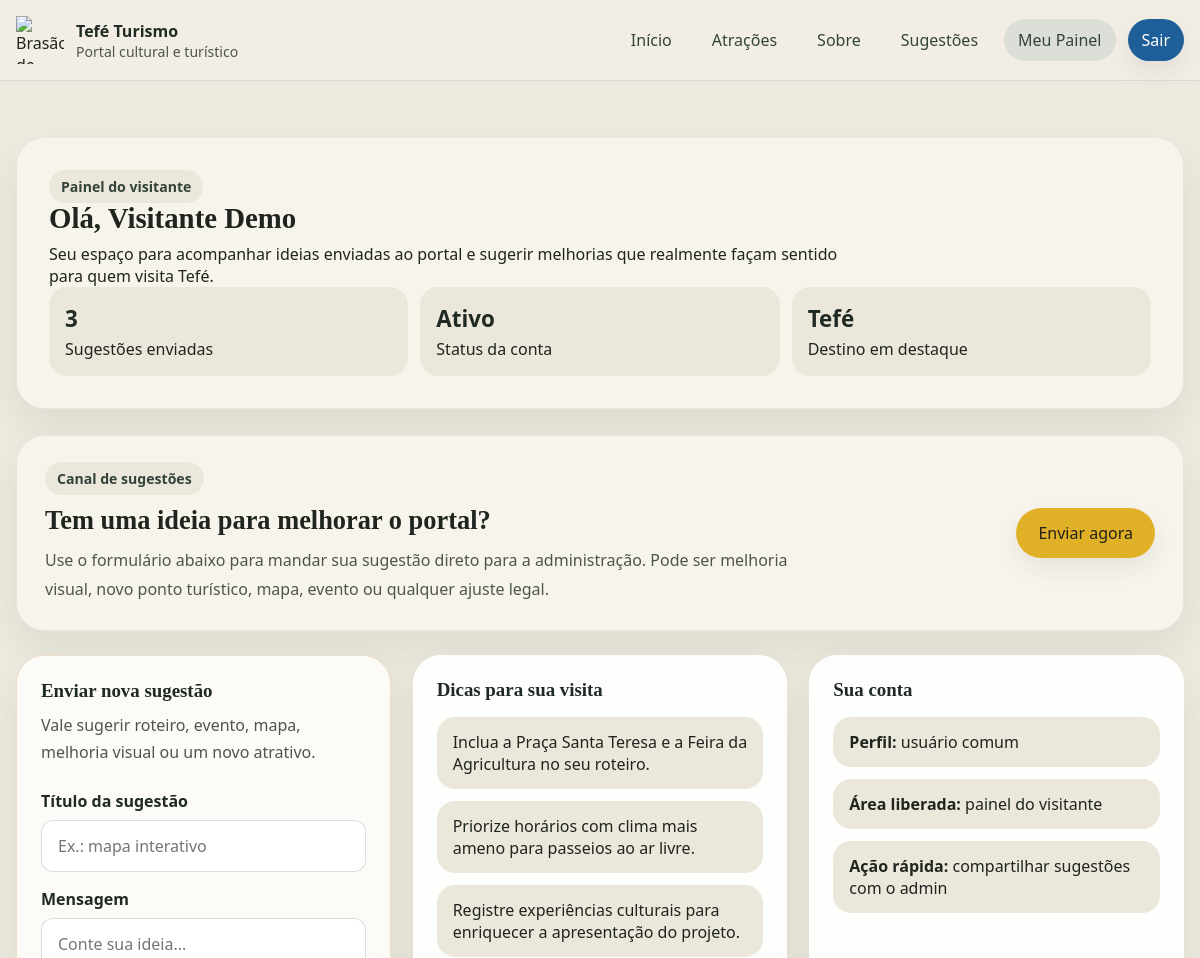
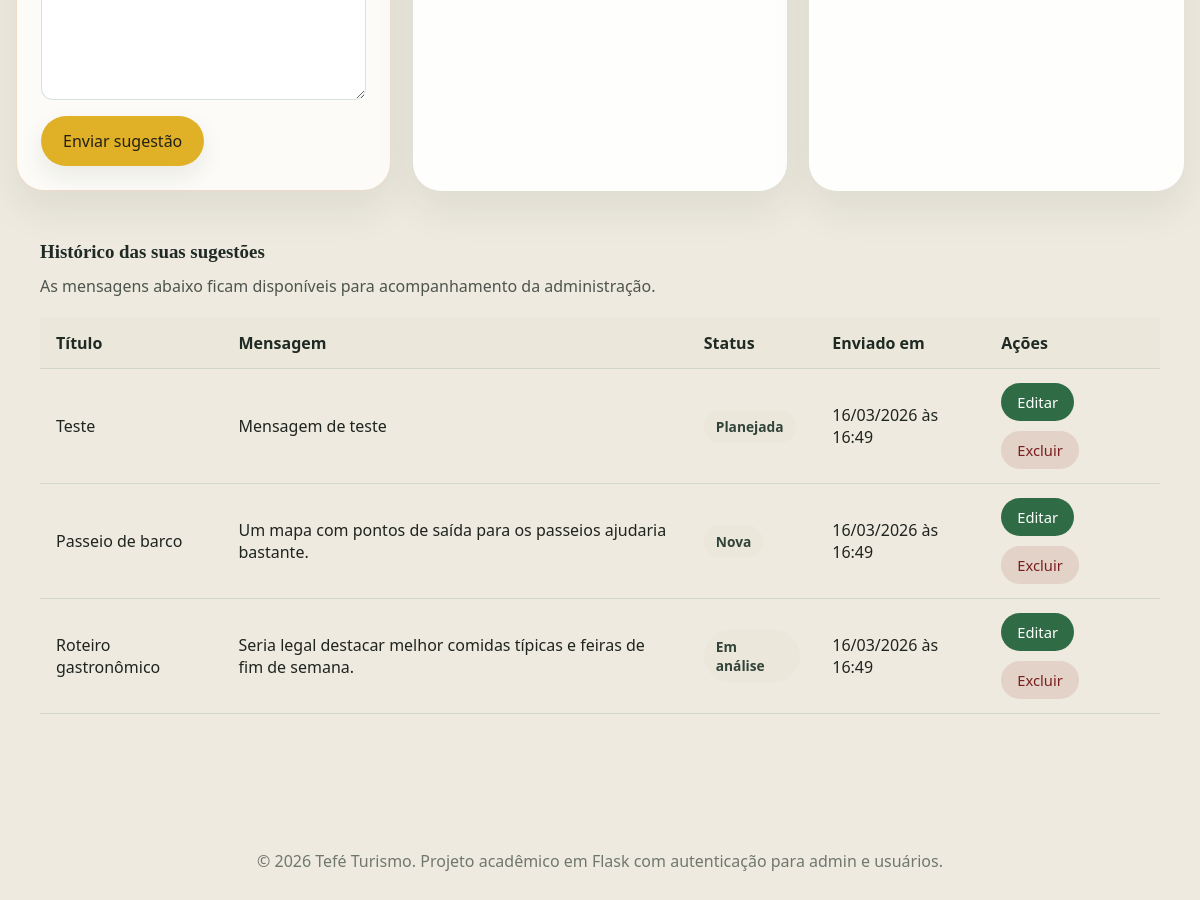
The app's page /painel (signed in) with its own data (2 pictures, top to bottom).
### tables this page shows
CREATE TABLE suggestions (
            id INTEGER PRIMARY KEY AUTOINCREMENT,
            user_id INTEGER NOT NULL,
            title TEXT NOT NULL,
            message TEXT NOT NULL,
            status TEXT NOT NULL DEFAULT 'Nova',
            created_at TIMESTAMP DEFAULT CURRENT_TIMESTAMP,
            FOREIGN KEY (user_id) REFERENCES users (id)
        );

### app.py (the view, shortened to what this page needs)
@app.route("/painel", methods=["GET", "POST"])
@login_required
@role_required("user")
def user_dashboard():
    db = get_db()
    edit_id = request.args.get("edit", type=int)
    suggestions = db.execute(
        """
        SELECT id, title, message, status, created_at
        FROM suggestions
        WHERE user_id = ?
        ORDER BY created_at DESC, id DESC
        """,
        (session["user_id"],),
    ).fetchall()
    suggestion_in_edit = None
    return render_template(
        "dashboard_user.html",
        suggestions=suggestions,
        suggestion_in_edit=suggestion_in_edit,
    )

### app.py (called while the page is built, shortened)
def get_db() -> sqlite3.Connection:
    if "db" not in g:
        g.db = sqlite3.connect(DATABASE)
        g.db.row_factory = sqlite3.Row
    return g.db

def parse_datetime(value: str | None) -> datetime | None:
    if not value:
        return None
    for fmt in ("%Y-%m-%d %H:%M:%S", "%Y-%m-%d"):
        try:
            return datetime.strptime(value, fmt)
        except ValueError:
            continue
    return None

def format_datetime(value: str | None) -> str:
    parsed = parse_datetime(value)
    if not parsed:
        return "-"
    return parsed.strftime("%d/%m/%Y às %H:%M")

@app.template_filter("datetime_br")
def datetime_br(value: str | None) -> str:
    return format_datetime(value)

def login_required(view):
    @wraps(view)
    def wrapped_view(*args, **kwargs):
        if not session.get("user_id"):
            flash("Faça login para acessar essa área.", "error")
            return redirect(url_for("login"))
        return view(*args, **kwargs)
    return wrapped_view

def role_required(role: str):
    def decorator(view):
        @wraps(view)
        def wrapped_view(*args, **kwargs):
            return view(*args, **kwargs)
        return wrapped_view
    return decorator

@app.context_processor
def inject_user():
    return {
        "current_user": {
            "id": session.get("user_id"),
            "name": session.get("name"),
            "role": session.get("role"),
        }
    }

### templates/dashboard_user.html (shortened to what this page needs)
{% extends "base.html" %}
{% block content %}
<main class="page-content dashboard-layout">
    <section class="dashboard-banner">
        <span class="badge">Painel do visitante</span>
        <h1>Olá, {{ current_user.name }}</h1>
        <p>
            Seu espaço para acompanhar ideias enviadas ao portal e sugerir melhorias que realmente
            façam sentido para quem visita Tefé.
        </p>
        <div class="quick-stats">
            <div>
                <strong>{{ suggestions|length }}</strong>
                <span>Sugestões enviadas</span>
            </div>
            <div>
                <strong>Ativo</strong>
                <span>Status da conta</span>
            </div>
            <div>
                <strong>Tefé</strong>
                <span>Destino em destaque</span>
            </div>
        </div>
    </section>
    <section class="suggestion-callout">
        <div>
            <span class="badge">Canal de sugestões</span>
            <h2>Tem uma ideia para melhorar o portal?</h2>
            <p>
                Use o formulário abaixo para mandar sua sugestão direto para a administração.
                Pode ser melhoria visual, novo ponto turístico, mapa, evento ou qualquer ajuste legal.
            </p>
        </div>
        <a class="button button-primary" href="#enviar-sugestao">Enviar agora</a>
    </section>
    <section class="dashboard-grid">
        <article class="panel-card panel-card-featured" id="enviar-sugestao">
            <h3>{% if suggestion_in_edit %}Editar sugestão{% else %}Enviar nova sugestão{% endif %}</h3>
            <p>
                {% if suggestion_in_edit %}
                    Ajuste sua ideia e reenviе para análise da administração.
                {% else %}
                    Vale sugerir roteiro, evento, mapa, melhoria visual ou um novo atrativo.
                {% endif %}
            </p>
            <form method="post" class="form-stack">
                <div class="form-group">
                    <label for="title">Título da sugestão</label>
                    <input id="title" name="title" value="{{ suggestion_in_edit.title if suggestion_in_edit else '' }}" placeholder="Ex.: mapa interativo" required>
                </div>
                <div class="form-group">
                    <label for="message">Mensagem</label>
                    <textarea id="message" name="message" rows="5" placeholder="Conte sua ideia..." required>{{ suggestion_in_edit.message if suggestion_in_edit else '' }}</textarea>
                </div>
                <div class="inline-actions">
                    <button class="button button-primary" type="submit">
                        {% if suggestion_in_edit %}Salvar alteração{% else %}Enviar sugestão{% endif %}
                    </button>
                </div>
            </form>
        </article>
        <article class="panel-card">
            <h3>Dicas para sua visita</h3>
            <ul>
                <li>Inclua a Praça Santa Teresa e a Feira da Agricultura no seu roteiro.</li>
                <li>Priorize horários com clima mais ameno para passeios ao ar livre.</li>
                <li>Registre experiências culturais para enriquecer a apresentação do projeto.</li>
            </ul>
        </article>
        <article class="panel-card">
            <h3>Sua conta</h3>
            <ul>
                <li><strong>Perfil:</strong> usuário comum</li>
                <li><strong>Área liberada:</strong> painel do visitante</li>
                <li><strong>Ação rápida:</strong> compartilhar sugestões com o admin</li>
            </ul>
        </article>
    </section>
    <section class="table-card">
        <h2>Histórico das suas sugestões</h2>
        <p>As mensagens abaixo ficam disponíveis para acompanhamento da administração.</p>
        {% if suggestions %}
            <div class="table-wrapper">
                <table>
                    <thead>
                        <tr>
                            <th>Título</th>
                            <th>Mensagem</th>
                            <th>Status</th>
                            <th>Enviado em</th>
                            <th>Ações</th>
                        </tr>
                    </thead>
                    <tbody>
                        {% for item in suggestions %}
                            <tr>
                                <td>{{ item.title }}</td>
                                <td>{{ item.message }}</td>
                                <td><span class="status-badge">{{ item.status }}</span></td>
                                <td>{{ item.created_at|datetime_br }}</td>
                                <td>
                                    <div class="table-actions">
                                        <a class="button button-small button-tertiary" href="{{ url_for('user_dashboard', edit=item.id) }}#enviar-sugestao">Editar</a>
                                        <form method="post" action="{{ url_for('delete_suggestion', suggestion_id=item.id) }}" onsubmit="return confirm('Deseja excluir esta sugestão?');">
                                            <button class="button button-small button-danger" type="submit">Excluir</button>
                                        </form>
                                    </div>
                                </td>
                            </tr>
                        {% endfor %}
                    </tbody>
                </table>
            </div>
        {% else %}
            <div class="empty-state">
                <p>Nenhuma sugestão enviada ainda. Use o formulário acima para começar.</p>
            </div>
        {% endif %}
    </section>
</main>
{% endblock %}

### records on screen
suggestions: title "Teste", message "Mensagem de teste", status "Planejada", created_at "16/03/2026 às 16:49"
suggestions: title "Passeio de barco", message "Um mapa com pontos de saída para os passeios ajudaria bastante.", status "Nova", created_at "16/03/2026 às 16:49"
suggestions: title "Roteiro gastronômico", message "Seria legal destacar melhor comidas típicas e feiras de fim de semana.", status "Em análise", created_at "16/03/2026 às 16:49"

### other values on screen
{{ current_user.name }} "Visitante Demo"
{{ suggestions|length }} "3"
